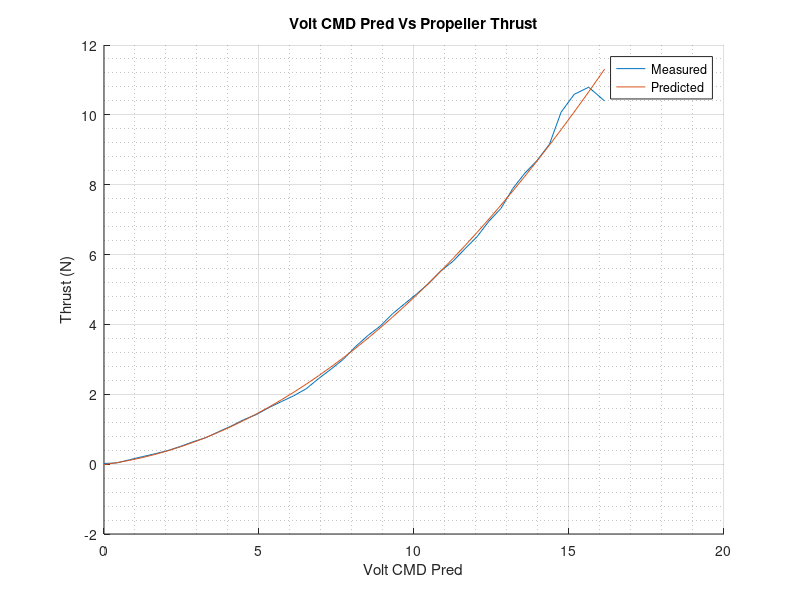
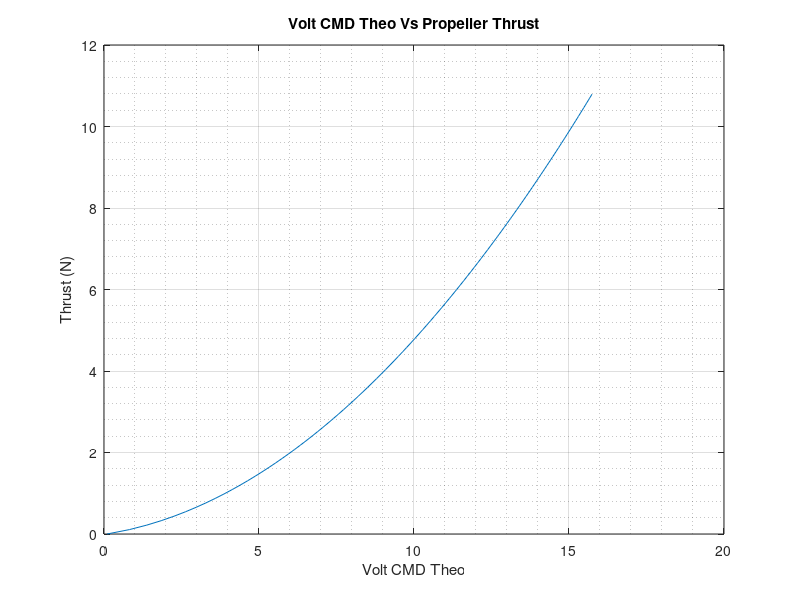
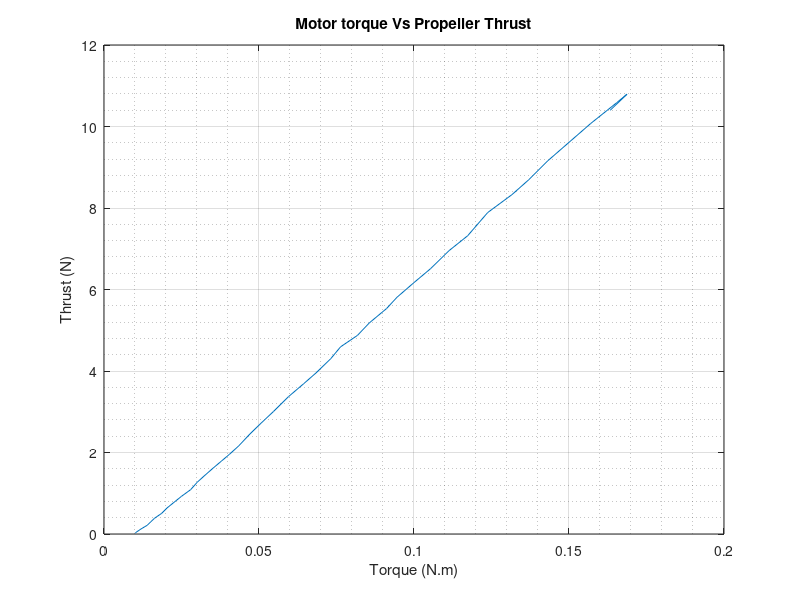
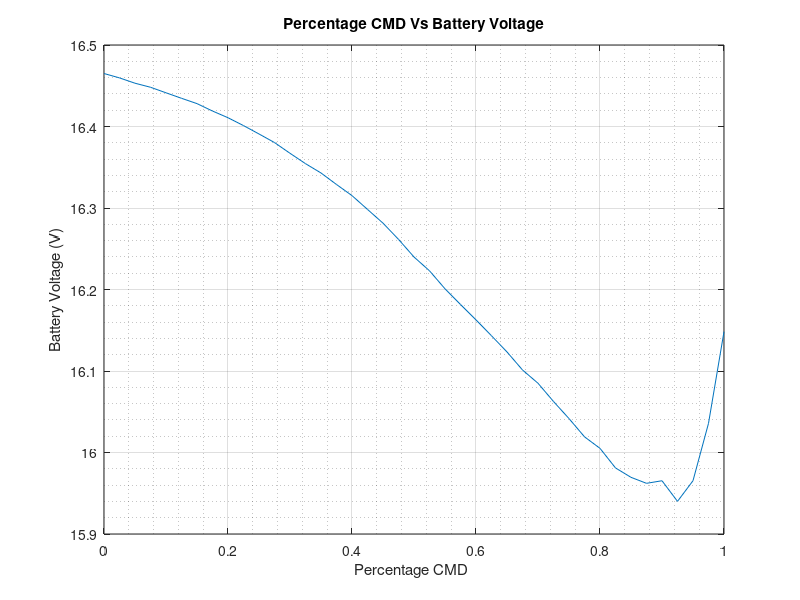

Recreate these plots in MATLAB, in order.
clc ; close all; clear all 

%% Load all the data motor prop data
% 7 inch data 
load('BrotherHobby_7inch.mat')


%% Data Parsing 

ESC_signal = HQ(:,2);
Motor_torque = -1*HQ(:,6);
Propeller_Thrust = -1*HQ(:,7);
Battery_Voltage = HQ(:,8);


%% Total Battery and ESC relationship (Dutty Cycle)
Percentage_CMD = (ESC_signal-1000)./1000;
%Predicted Battery CMD 
Volt_CMD_Pred = Battery_Voltage.*Percentage_CMD;


%% Thrust fitting
K_T = polyfit(Volt_CMD_Pred,Propeller_Thrust,2) 
Thrust_pred = zeros(size(Propeller_Thrust));
Thrust_pred = K_T(1).*Volt_CMD_Pred.^2+K_T(2).*Volt_CMD_Pred+K_T(3).*ones(size(Propeller_Thrust));
K_Tau = polyfit(Motor_torque,Propeller_Thrust,1)




%% Reverse, given throttle what should ESC signal be? 
T = linspace(0,max(Propeller_Thrust),100);
Volt_CMD_Theo = -0.5*K_T(2)/K_T(1)+ sqrt(K_T(2)^2-4*K_T(1)*(K_T(3)-T))/(2*K_T(1));

%% Data plotting 
figure(1)
hold on
plot( Volt_CMD_Pred, Propeller_Thrust)
plot( Volt_CMD_Pred, Thrust_pred)
hold off
legend('Measured','Predicted')
title('Volt CMD Pred Vs Propeller Thrust')
xlabel('Volt CMD Pred');ylabel('Thrust (N)')
grid on; grid minor

figure(2)
plot(Volt_CMD_Theo, T)
title('Volt CMD Theo Vs Propeller Thrust')
xlabel('Volt CMD Theo');ylabel('Thrust (N)')
grid on; grid minor


figure(3)
plot(Motor_torque,Propeller_Thrust)
title('Motor torque Vs Propeller Thrust')
xlabel('Torque (N.m)');ylabel('Thrust (N)')
grid on; grid minor

figure(4) 
plot(Percentage_CMD,Battery_Voltage);
title('Percentage CMD Vs Battery Voltage')
xlabel('Percentage CMD ');ylabel('Battery Voltage (V)')
grid on; grid minor
